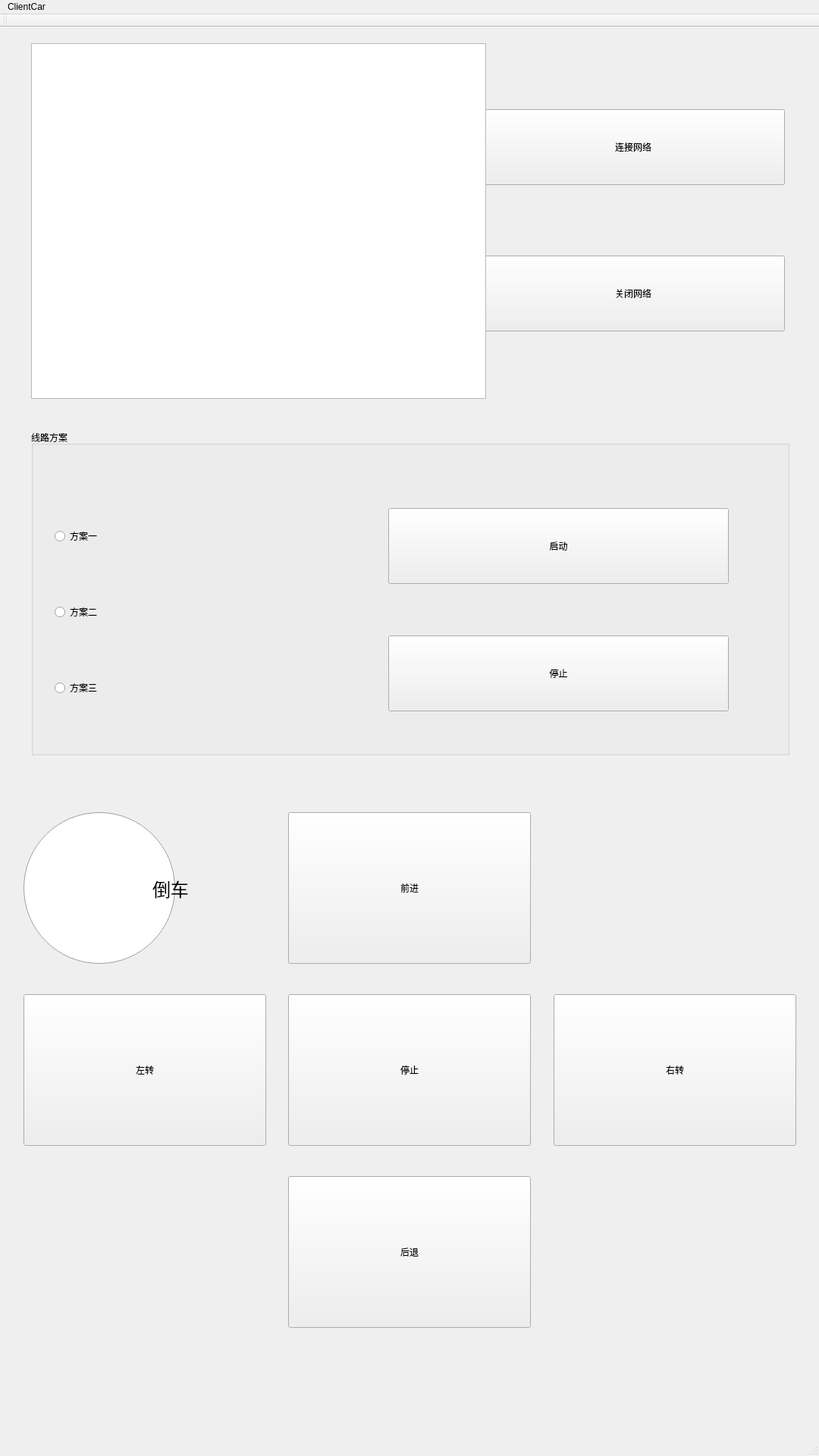
<?xml version="1.0" encoding="UTF-8"?>
<ui version="4.0">
 <class>Clientdialog</class>
 <widget class="QMainWindow" name="Clientdialog">
  <property name="geometry">
   <rect>
    <x>0</x>
    <y>0</y>
    <width>1080</width>
    <height>1920</height>
   </rect>
  </property>
  <property name="sizePolicy">
   <sizepolicy hsizetype="Fixed" vsizetype="Fixed">
    <horstretch>0</horstretch>
    <verstretch>0</verstretch>
   </sizepolicy>
  </property>
  <property name="minimumSize">
   <size>
    <width>200</width>
    <height>100</height>
   </size>
  </property>
  <property name="windowTitle">
   <string>clientdialog</string>
  </property>
  <widget class="QWidget" name="centralWidget">
   <widget class="QWidget" name="gridLayoutWidget">
    <property name="geometry">
     <rect>
      <x>20</x>
      <y>990</y>
      <width>1041</width>
      <height>771</height>
     </rect>
    </property>
    <layout class="QGridLayout" name="gridLayout">
     <item row="2" column="3">
      <spacer name="horizontalSpacer_7">
       <property name="orientation">
        <enum>Qt::Horizontal</enum>
       </property>
       <property name="sizeHint" stdset="0">
        <size>
         <width>40</width>
         <height>20</height>
        </size>
       </property>
      </spacer>
     </item>
     <item row="2" column="4" colspan="2">
      <widget class="QPushButton" name="pushButton_stop">
       <property name="minimumSize">
        <size>
         <width>320</width>
         <height>200</height>
        </size>
       </property>
       <property name="text">
        <string>停止</string>
       </property>
      </widget>
     </item>
     <item row="0" column="7">
      <spacer name="horizontalSpacer">
       <property name="orientation">
        <enum>Qt::Horizontal</enum>
       </property>
       <property name="sizeHint" stdset="0">
        <size>
         <width>40</width>
         <height>20</height>
        </size>
       </property>
      </spacer>
     </item>
     <item row="0" column="4" colspan="2">
      <widget class="QPushButton" name="pushButton_up">
       <property name="minimumSize">
        <size>
         <width>320</width>
         <height>200</height>
        </size>
       </property>
       <property name="text">
        <string>前进</string>
       </property>
       <property name="iconSize">
        <size>
         <width>16</width>
         <height>16</height>
        </size>
       </property>
      </widget>
     </item>
     <item row="2" column="6">
      <spacer name="horizontalSpacer_6">
       <property name="orientation">
        <enum>Qt::Horizontal</enum>
       </property>
       <property name="sizeHint" stdset="0">
        <size>
         <width>40</width>
         <height>20</height>
        </size>
       </property>
      </spacer>
     </item>
     <item row="4" column="4" colspan="2">
      <widget class="QPushButton" name="pushButton_down">
       <property name="minimumSize">
        <size>
         <width>320</width>
         <height>200</height>
        </size>
       </property>
       <property name="text">
        <string>后退</string>
       </property>
      </widget>
     </item>
     <item row="4" column="0">
      <spacer name="horizontalSpacer_4">
       <property name="orientation">
        <enum>Qt::Horizontal</enum>
       </property>
       <property name="sizeHint" stdset="0">
        <size>
         <width>40</width>
         <height>20</height>
        </size>
       </property>
      </spacer>
     </item>
     <item row="4" column="7">
      <spacer name="horizontalSpacer_5">
       <property name="orientation">
        <enum>Qt::Horizontal</enum>
       </property>
       <property name="sizeHint" stdset="0">
        <size>
         <width>40</width>
         <height>20</height>
        </size>
       </property>
      </spacer>
     </item>
     <item row="2" column="0">
      <widget class="QPushButton" name="pushButton_left">
       <property name="sizePolicy">
        <sizepolicy hsizetype="Maximum" vsizetype="Fixed">
         <horstretch>0</horstretch>
         <verstretch>0</verstretch>
        </sizepolicy>
       </property>
       <property name="minimumSize">
        <size>
         <width>320</width>
         <height>200</height>
        </size>
       </property>
       <property name="text">
        <string>左转</string>
       </property>
      </widget>
     </item>
     <item row="2" column="7">
      <widget class="QPushButton" name="pushButton_right">
       <property name="sizePolicy">
        <sizepolicy hsizetype="Maximum" vsizetype="Fixed">
         <horstretch>0</horstretch>
         <verstretch>0</verstretch>
        </sizepolicy>
       </property>
       <property name="minimumSize">
        <size>
         <width>320</width>
         <height>200</height>
        </size>
       </property>
       <property name="text">
        <string>右转</string>
       </property>
      </widget>
     </item>
     <item row="0" column="3">
      <spacer name="horizontalSpacer_2">
       <property name="orientation">
        <enum>Qt::Horizontal</enum>
       </property>
       <property name="sizeHint" stdset="0">
        <size>
         <width>40</width>
         <height>20</height>
        </size>
       </property>
      </spacer>
     </item>
     <item row="0" column="0">
      <widget class="QRadioButton" name="radioButton">
       <property name="enabled">
        <bool>true</bool>
       </property>
       <property name="sizePolicy">
        <sizepolicy hsizetype="Minimum" vsizetype="Minimum">
         <horstretch>0</horstretch>
         <verstretch>0</verstretch>
        </sizepolicy>
       </property>
       <property name="minimumSize">
        <size>
         <width>0</width>
         <height>0</height>
        </size>
       </property>
       <property name="font">
        <font>
         <pointsize>18</pointsize>
         <weight>50</weight>
         <bold>false</bold>
         <underline>false</underline>
         <kerning>true</kerning>
        </font>
       </property>
       <property name="autoFillBackground">
        <bool>false</bool>
       </property>
       <property name="styleSheet">
        <string notr="true">QRadioButton{
    spacing: -30px;
    color: black;
}
QRadioButton::indicator {
    width: 200px;
    height: 200px;
}
QRadioButton::indicator:unchecked {
    image: url(:/Images/switchOff.png);
}
QRadioButton::indicator:unchecked:hover {
    image: url(:/Images/switchOff.png);
}
QRadioButton::indicator:unchecked:pressed {
    image: url(:/Images/switchOff.png);
}
QRadioButton::indicator:checked {
    image: url(:/Images/switchOn.png);
}
QRadioButton::indicator:checked:hover {
    image: url(:/Images/switchOn.png);
}
QRadioButton::indicator:checked:pressed {
    image: url(:/Images/switchOn.png);
}</string>
       </property>
       <property name="text">
        <string>倒车</string>
       </property>
       <property name="iconSize">
        <size>
         <width>16</width>
         <height>16</height>
        </size>
       </property>
       <property name="checked">
        <bool>false</bool>
       </property>
      </widget>
     </item>
    </layout>
   </widget>
   <widget class="QWidget" name="gridLayoutWidget_4">
    <property name="geometry">
     <rect>
      <x>30</x>
      <y>520</y>
      <width>1021</width>
      <height>451</height>
     </rect>
    </property>
    <layout class="QGridLayout" name="gridLayout_4">
     <item row="0" column="0">
      <widget class="QGroupBox" name="groupBox">
       <property name="sizePolicy">
        <sizepolicy hsizetype="Maximum" vsizetype="Preferred">
         <horstretch>0</horstretch>
         <verstretch>0</verstretch>
        </sizepolicy>
       </property>
       <property name="minimumSize">
        <size>
         <width>1000</width>
         <height>100</height>
        </size>
       </property>
       <property name="title">
        <string>线路方案</string>
       </property>
       <widget class="QWidget" name="verticalLayoutWidget_2">
        <property name="geometry">
         <rect>
          <x>20</x>
          <y>60</y>
          <width>341</width>
          <height>361</height>
         </rect>
        </property>
        <layout class="QVBoxLayout" name="verticalLayout_2">
         <item>
          <widget class="QRadioButton" name="radioPlan1">
           <property name="sizePolicy">
            <sizepolicy hsizetype="Minimum" vsizetype="Fixed">
             <horstretch>0</horstretch>
             <verstretch>0</verstretch>
            </sizepolicy>
           </property>
           <property name="minimumSize">
            <size>
             <width>0</width>
             <height>50</height>
            </size>
           </property>
           <property name="styleSheet">
            <string notr="true"/>
           </property>
           <property name="text">
            <string>方案一</string>
           </property>
          </widget>
         </item>
         <item>
          <widget class="QRadioButton" name="radioPlan2">
           <property name="minimumSize">
            <size>
             <width>0</width>
             <height>50</height>
            </size>
           </property>
           <property name="text">
            <string>方案二</string>
           </property>
          </widget>
         </item>
         <item>
          <widget class="QRadioButton" name="radioPlan3">
           <property name="minimumSize">
            <size>
             <width>0</width>
             <height>50</height>
            </size>
           </property>
           <property name="text">
            <string>方案三</string>
           </property>
          </widget>
         </item>
        </layout>
       </widget>
       <widget class="QWidget" name="verticalLayoutWidget_3">
        <property name="geometry">
         <rect>
          <x>460</x>
          <y>30</y>
          <width>471</width>
          <height>414</height>
         </rect>
        </property>
        <layout class="QVBoxLayout" name="verticalLayout_3">
         <item>
          <widget class="QPushButton" name="planRun">
           <property name="minimumSize">
            <size>
             <width>0</width>
             <height>100</height>
            </size>
           </property>
           <property name="text">
            <string>启动</string>
           </property>
          </widget>
         </item>
         <item>
          <widget class="QPushButton" name="planStop">
           <property name="minimumSize">
            <size>
             <width>0</width>
             <height>100</height>
            </size>
           </property>
           <property name="text">
            <string>停止</string>
           </property>
          </widget>
         </item>
        </layout>
       </widget>
      </widget>
     </item>
    </layout>
   </widget>
   <widget class="QWidget" name="gridLayoutWidget_5">
    <property name="geometry">
     <rect>
      <x>30</x>
      <y>10</y>
      <width>1016</width>
      <height>491</height>
     </rect>
    </property>
    <layout class="QGridLayout" name="gridLayout_5">
     <item row="2" column="2">
      <spacer name="horizontalSpacer_3">
       <property name="orientation">
        <enum>Qt::Horizontal</enum>
       </property>
       <property name="sizeHint" stdset="0">
        <size>
         <width>40</width>
         <height>20</height>
        </size>
       </property>
      </spacer>
     </item>
     <item row="2" column="3">
      <layout class="QGridLayout" name="gridLayout_2">
       <item row="1" column="0">
        <widget class="QPushButton" name="closeButton">
         <property name="minimumSize">
          <size>
           <width>400</width>
           <height>100</height>
          </size>
         </property>
         <property name="text">
          <string>关闭网络</string>
         </property>
        </widget>
       </item>
       <item row="0" column="0">
        <widget class="QPushButton" name="connButton">
         <property name="minimumSize">
          <size>
           <width>400</width>
           <height>100</height>
          </size>
         </property>
         <property name="text">
          <string>连接网络</string>
         </property>
        </widget>
       </item>
      </layout>
     </item>
     <item row="2" column="1">
      <widget class="QTextBrowser" name="textBrowser">
       <property name="minimumSize">
        <size>
         <width>600</width>
         <height>0</height>
        </size>
       </property>
      </widget>
     </item>
    </layout>
   </widget>
  </widget>
  <widget class="QToolBar" name="mainToolBar">
   <property name="minimumSize">
    <size>
     <width>0</width>
     <height>0</height>
    </size>
   </property>
   <attribute name="toolBarArea">
    <enum>TopToolBarArea</enum>
   </attribute>
   <attribute name="toolBarBreak">
    <bool>false</bool>
   </attribute>
  </widget>
  <widget class="QStatusBar" name="statusBar"/>
  <widget class="QMenuBar" name="menuBar">
   <property name="geometry">
    <rect>
     <x>0</x>
     <y>0</y>
     <width>1080</width>
     <height>23</height>
    </rect>
   </property>
   <widget class="QMenu" name="menuClientCar">
    <property name="title">
     <string>ClientCar</string>
    </property>
   </widget>
   <addaction name="menuClientCar"/>
  </widget>
 </widget>
 <layoutdefault spacing="6" margin="11"/>
 <resources/>
 <connections>
  <connection>
   <sender>connButton</sender>
   <signal>clicked()</signal>
   <receiver>Clientdialog</receiver>
   <slot>openConn()</slot>
   <hints>
    <hint type="sourcelabel">
     <x>500</x>
     <y>94</y>
    </hint>
    <hint type="destinationlabel">
     <x>297</x>
     <y>249</y>
    </hint>
   </hints>
  </connection>
  <connection>
   <sender>closeButton</sender>
   <signal>clicked()</signal>
   <receiver>Clientdialog</receiver>
   <slot>closeConn()</slot>
   <hints>
    <hint type="sourcelabel">
     <x>500</x>
     <y>144</y>
    </hint>
    <hint type="destinationlabel">
     <x>297</x>
     <y>249</y>
    </hint>
   </hints>
  </connection>
  <connection>
   <sender>planRun</sender>
   <signal>clicked()</signal>
   <receiver>Clientdialog</receiver>
   <slot>plan_run()</slot>
   <hints>
    <hint type="sourcelabel">
     <x>500</x>
     <y>291</y>
    </hint>
    <hint type="destinationlabel">
     <x>297</x>
     <y>249</y>
    </hint>
   </hints>
  </connection>
  <connection>
   <sender>planStop</sender>
   <signal>clicked()</signal>
   <receiver>Clientdialog</receiver>
   <slot>plan_stop()</slot>
   <hints>
    <hint type="sourcelabel">
     <x>500</x>
     <y>348</y>
    </hint>
    <hint type="destinationlabel">
     <x>297</x>
     <y>249</y>
    </hint>
   </hints>
  </connection>
 </connections>
 <slots>
  <slot>openConn()</slot>
  <slot>closeConn()</slot>
  <slot>make_up()</slot>
  <slot>make_down()</slot>
  <slot>make_left()</slot>
  <slot>make_right()</slot>
  <slot>make_stop()</slot>
  <slot>plan_run()</slot>
  <slot>plan_stop()</slot>
 </slots>
</ui>
